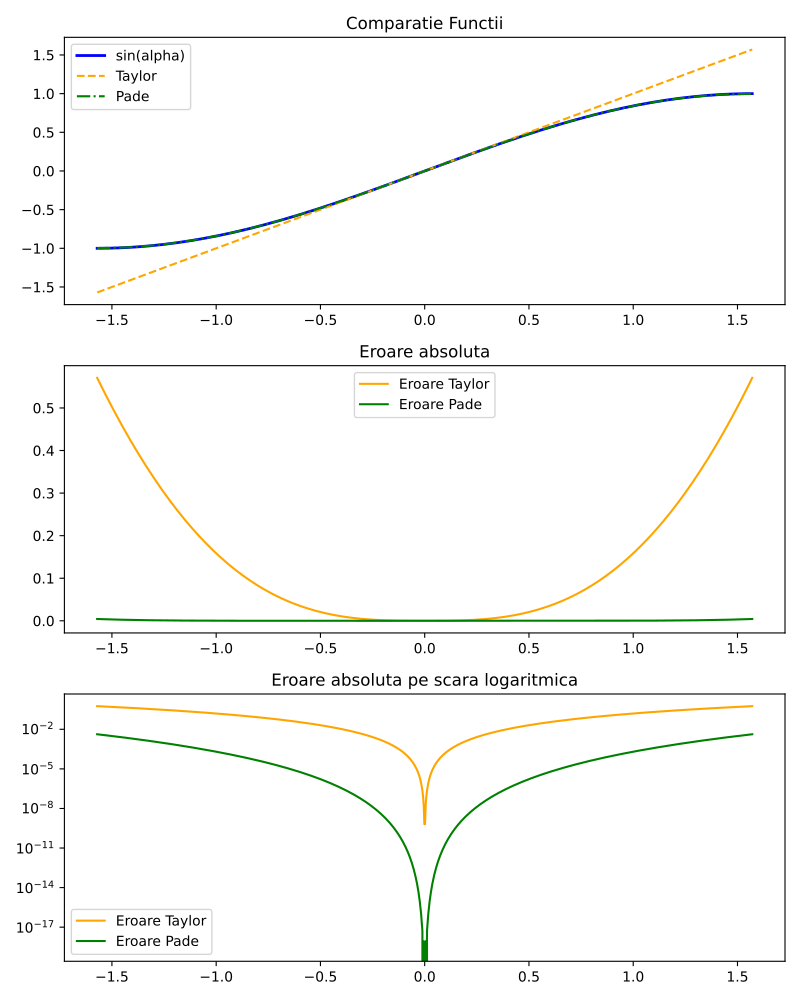

Write the Python code that produced this figure.
import numpy as np
import matplotlib.pyplot as plt
import sounddevice as snd
import scipy

def ex8():

    alpha = np.linspace(-np.pi/2, np.pi/2, 1000)
    
    sin_real = np.sin(alpha)
    taylor = alpha
    pade = (alpha - (7 * alpha**3) / 60) / (1 + (alpha**2) / 20)

    eroare_taylor = np.abs(sin_real - taylor)
    eroare_pade = np.abs(sin_real - pade)
    
    fig, axs = plt.subplots(3, 1, figsize=(8, 10))
    
    axs[0].plot(alpha, sin_real, label="sin(alpha)", color="blue", linewidth=2)
    axs[0].plot(alpha, taylor, label="Taylor", linestyle="--", color="orange")
    axs[0].plot(alpha, pade, label="Pade", linestyle="-.", color="green")
    axs[0].set_title("Comparatie Functii")
    axs[0].legend()
    
    axs[1].plot(alpha, eroare_taylor, label="Eroare Taylor", color="orange")
    axs[1].plot(alpha, eroare_pade, label="Eroare Pade", color="green")
    axs[1].set_title("Eroare absoluta")
    axs[1].legend()
    
    axs[2].plot(alpha, eroare_taylor, label="Eroare Taylor", color="orange")
    axs[2].plot(alpha, eroare_pade, label="Eroare Pade", color="green")
    axs[2].set_title("Eroare absoluta pe scara logaritmica")
    axs[2].set_yscale('log')
    axs[2].legend()
    
    plt.tight_layout()
    plt.savefig("ex8.pdf")
    plt.show()

ex8()
